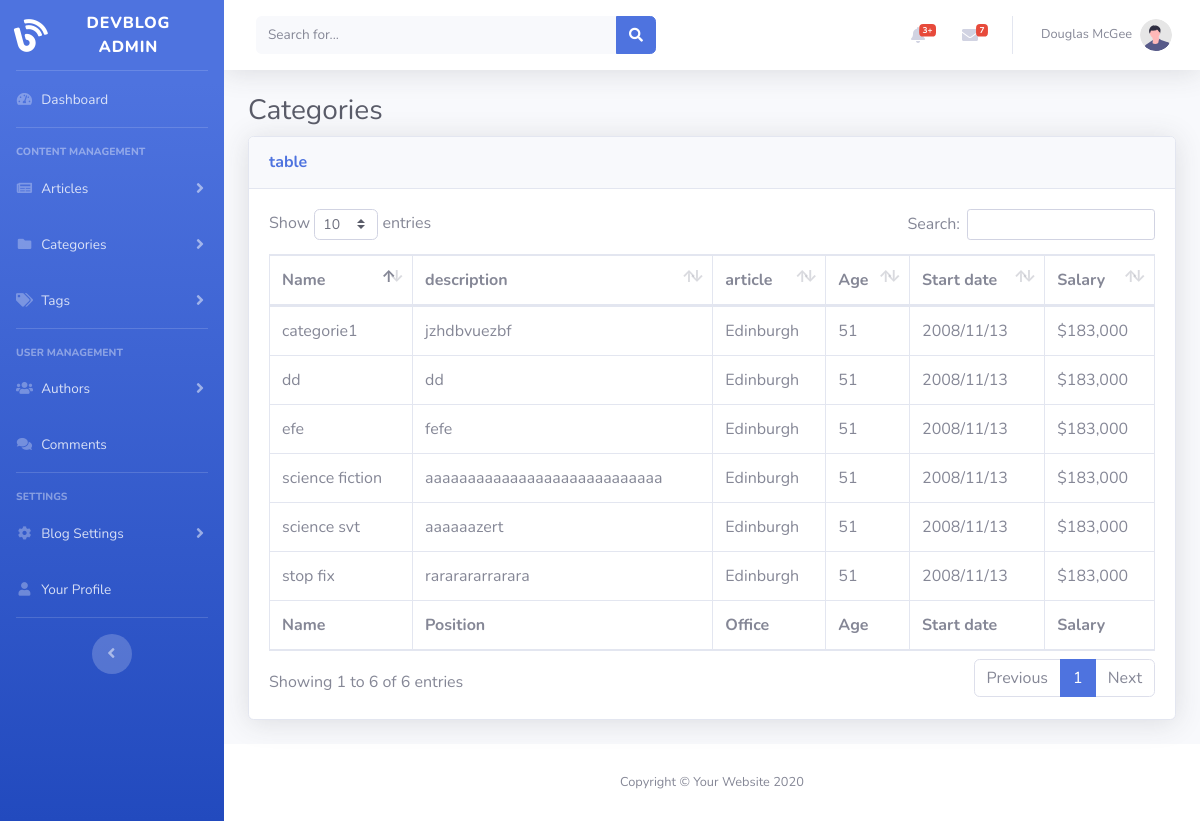
Page /categories/list-categories.php on the committed database.
### tables this page shows
CREATE TABLE `categories` (
  `id` bigint(20) NOT NULL,
  `nom_category` varchar(30) NOT NULL,
  `description` text DEFAULT NULL
);

### classes/categorie.php (called while the page is built, shortened)
<?php
class Categorie{
    public static function getAllCategories($db) {
        $sql = "SELECT * FROM categories";
        $stmt = $db->query($sql);
        return $stmt->fetchAll(PDO::FETCH_ASSOC);
    }
}
?>

### public/categories/list-categories.php (the view, shortened to what this page needs)
<!DOCTYPE html>
<html lang="en">
<head>
    <link href="../vendor/fontawesome-free/css/all.min.css" rel="stylesheet" type="text/css">
    <link href="../css/sb-admin-2.min.css" rel="stylesheet">
    <link href="../vendor/datatables/dataTables.bootstrap4.min.css" rel="stylesheet">
</head>
<body id="page-top">
    <div id="wrapper">
        <?php include '../components/sidebar.php'; ?>
        <div id="content-wrapper" class="d-flex flex-column">
            <div id="content">
                <nav class="navbar navbar-expand navbar-light bg-white topbar mb-4 static-top shadow">
                    <form
                        class="d-none d-sm-inline-block form-inline mr-auto ml-md-3 my-2 my-md-0 mw-100 navbar-search">
                        <div class="input-group">
                            <input type="text" class="form-control bg-light border-0 small" placeholder="Search for..."
                                aria-label="Search" aria-describedby="basic-addon2">
                            <div class="input-group-append">
                                <button class="btn btn-primary" type="button">
                                    <i class="fas fa-search fa-sm"></i>
                                </button>
                            </div>
                        </div>
                    </form>
                    <ul class="navbar-nav ml-auto">
                        <li class="nav-item dropdown no-arrow mx-1">
                            <a class="nav-link dropdown-toggle" href="#" id="alertsDropdown" role="button"
                                data-toggle="dropdown" aria-haspopup="true" aria-expanded="false">
                                <i class="fas fa-bell fa-fw"></i>
                                <span class="badge badge-danger badge-counter">3+</span>
                            </a>
                        </li>
                        <li class="nav-item dropdown no-arrow mx-1">
                            <a class="nav-link dropdown-toggle" href="#" id="messagesDropdown" role="button"
                                data-toggle="dropdown" aria-haspopup="true" aria-expanded="false">
                                <i class="fas fa-envelope fa-fw"></i>
                                <span class="badge badge-danger badge-counter">7</span>
                            </a>
                        </li>
                        <li class="nav-item dropdown no-arrow">
                            <a class="nav-link dropdown-toggle" href="#" id="userDropdown" role="button"
                                data-toggle="dropdown" aria-haspopup="true" aria-expanded="false">
                                <span class="mr-2 d-none d-lg-inline text-gray-600 small">Douglas McGee</span>
                                <img class="img-profile rounded-circle"
                                    src="img/undraw_profile.svg">
                            </a>
                        </li>
                    </ul>
                </nav>
                <div class="container-fluid">
                    <h1 class="h3 mb-2 text-gray-800">Categories</h1>
                    <div class="card shadow mb-4">
                        <div class="card-header py-3">
                            <h6 class="m-0 font-weight-bold text-primary">table</h6>
                        </div>
                        <?php
                        $conn = Database::connect();
                        $categories = Categorie::getAllCategories($conn);
                        ?>
                        <div class="card-body">
                            <div class="table-responsive">
                                <table class="table table-bordered" id="dataTable" width="100%" cellspacing="0">
                                    <thead>
                                        <tr>
                                            <th>Name</th>
                                            <th>description</th>
                                            <th>article</th>
                                            <th>Age</th>
                                            <th>Start date</th>
                                            <th>Salary</th>
                                        </tr>
                                    </thead>
                                    <tfoot>
                                        <tr>
                                            <th>Name</th>
                                            <th>Position</th>
                                            <th>Office</th>
                                            <th>Age</th>
                                            <th>Start date</th>
                                            <th>Salary</th>
                                        </tr>
                                    </tfoot>
                                    <tbody>
                                        <?php foreach($categories as $categorie): ?>
                                        <tr>
                                            <td><?php  echo $categorie['nom_category'];?></td>
                                            <td><?php  echo $categorie['description'];?></td>
                                            <td>Edinburgh</td>
                                            <td>51</td>
                                            <td>2008/11/13</td>
                                            <td>$183,000</td>
                                        </tr>
                                        <?php endforeach; ?>
                                    </tbody>
                                </table>
                            </div>
                        </div>
                    </div>
                </div>
            </div>
            <footer class="sticky-footer bg-white">
                <div class="container my-auto">
                    <div class="copyright text-center my-auto">
                        <span>Copyright &copy; Your Website 2020</span>
                    </div>
                </div>
            </footer>
        </div>
    </div>
</body>
</html>

### public/components/sidebar.php (shortened to what this page needs)
<ul class="navbar-nav bg-gradient-primary sidebar sidebar-dark accordion" id="accordionSidebar">
    <a class="sidebar-brand d-flex align-items-center justify-content-center" href="index.php">
        <div class="sidebar-brand-icon rotate-n-15">
            <i class="fas fa-blog"></i>
        </div>
        <div class="sidebar-brand-text mx-3">DevBlog Admin</div>
    </a>
    <hr class="sidebar-divider my-0">
    <li class="nav-item <?= basename($_SERVER['PHP_SELF']) == 'index.php' ? 'active' : '' ?>">
        <a class="nav-link" href="index.php">
            <i class="fas fa-fw fa-tachometer-alt"></i>
            <span>Dashboard</span>
        </a>
    </li>
    <hr class="sidebar-divider">
    <div class="sidebar-heading">
        Content Management
    </div>
    <li class="nav-item">
        <a class="nav-link collapsed" href="#" data-toggle="collapse" data-target="#collapseArticles"
            aria-expanded="true" aria-controls="collapseArticles">
            <i class="fas fa-fw fa-newspaper"></i>
            <span>Articles</span>
        </a>
    </li>
    <li class="nav-item">
        <a class="nav-link collapsed" href="#" data-toggle="collapse" data-target="#collapseCategories"
            aria-expanded="true" aria-controls="collapseCategories">
            <i class="fas fa-fw fa-folder"></i>
            <span>Categories</span>
        </a>
    </li>
    <li class="nav-item">
        <a class="nav-link collapsed" href="#" data-toggle="collapse" data-target="#collapseTags"
            aria-expanded="true" aria-controls="collapseTags">
            <i class="fas fa-fw fa-tags"></i>
            <span>Tags</span>
        </a>
    </li>
    <hr class="sidebar-divider">
    <div class="sidebar-heading">
        User Management
    </div>
    <li class="nav-item">
        <a class="nav-link collapsed" href="#" data-toggle="collapse" data-target="#collapseAuthors"
            aria-expanded="true" aria-controls="collapseAuthors">
            <i class="fas fa-fw fa-users"></i>
            <span>Authors</span>
        </a>
    </li>
    <li class="nav-item">
        <a class="nav-link" href="comments.php">
            <i class="fas fa-fw fa-comments"></i>
            <span>Comments</span>
        </a>
    </li>
    <hr class="sidebar-divider">
    <div class="sidebar-heading">
        Settings
    </div>
    <li class="nav-item">
        <a class="nav-link collapsed" href="#" data-toggle="collapse" data-target="#collapseSettings"
            aria-expanded="true" aria-controls="collapseSettings">
            <i class="fas fa-fw fa-cog"></i>
            <span>Blog Settings</span>
        </a>
    </li>
    <li class="nav-item">
        <a class="nav-link" href="profile.php">
            <i class="fas fa-fw fa-user"></i>
            <span>Your Profile</span>
        </a>
    </li>
    <hr class="sidebar-divider d-none d-md-block">
    <div class="text-center d-none d-md-inline">
        <button class="rounded-circle border-0" id="sidebarToggle"></button>
    </div>
</ul>

### rows in the picture
categories: nom_category "categorie1", description "jzhdbvuezbf"
categories: nom_category "dd", description "dd"
categories: nom_category "science fiction", description "aaaaaaaaaaaaaaaaaaaaaaaaaaaa"
categories: nom_category "science svt", description "aaaaaazert"
categories: nom_category "stop fix", description "rararararrarara"
categories: nom_category "efe", description "fefe"
